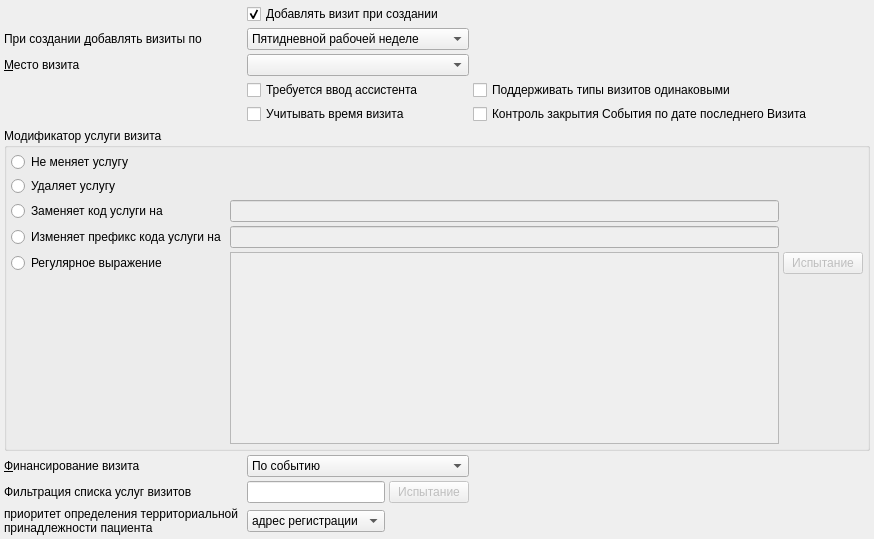
     <widget class="QWidget" name="tabVisits">
      <attribute name="title">
       <string>Визиты</string>
      </attribute>
      <layout class="QGridLayout" name="gridLayout_7">
       <property name="leftMargin">
        <number>4</number>
       </property>
       <property name="topMargin">
        <number>4</number>
       </property>
       <property name="rightMargin">
        <number>4</number>
       </property>
       <property name="bottomMargin">
        <number>4</number>
       </property>
       <property name="spacing">
        <number>4</number>
       </property>
       <item row="9" column="2" colspan="2">
        <widget class="QComboBox" name="cmbVisitFinance">
         <item>
          <property name="text">
           <string>По событию</string>
          </property>
         </item>
         <item>
          <property name="text">
           <string>По врачу</string>
          </property>
         </item>
        </widget>
       </item>
       <item row="9" column="4">
        <spacer name="horizontalSpacer_2">
         <property name="orientation">
          <enum>Qt::Horizontal</enum>
         </property>
         <property name="sizeHint" stdset="0">
          <size>
           <width>397</width>
           <height>20</height>
          </size>
         </property>
        </spacer>
       </item>
       <item row="4" column="0" colspan="2">
        <widget class="QLabel" name="lblScene">
         <property name="text">
          <string>&amp;Место визита</string>
         </property>
         <property name="buddy">
          <cstring>cmbScene</cstring>
         </property>
        </widget>
       </item>
       <item row="8" column="0" colspan="5">
        <widget class="QGroupBox" name="grpVisitServiceModifier">
         <property name="title">
          <string>Модификатор услуги визита</string>
         </property>
         <layout class="QGridLayout" name="gridLayout_5">
          <property name="leftMargin">
           <number>4</number>
          </property>
          <property name="topMargin">
           <number>4</number>
          </property>
          <property name="rightMargin">
           <number>4</number>
          </property>
          <property name="bottomMargin">
           <number>4</number>
          </property>
          <property name="spacing">
           <number>4</number>
          </property>
          <item row="0" column="0">
           <widget class="QRadioButton" name="rbVisitNoModifyService">
            <property name="sizePolicy">
             <sizepolicy hsizetype="Minimum" vsizetype="Fixed">
              <horstretch>0</horstretch>
              <verstretch>0</verstretch>
             </sizepolicy>
            </property>
            <property name="minimumSize">
             <size>
              <width>0</width>
              <height>20</height>
             </size>
            </property>
            <property name="text">
             <string>Не меняет услугу</string>
            </property>
           </widget>
          </item>
          <item row="1" column="0">
           <widget class="QRadioButton" name="rbVisitRemoveService">
            <property name="sizePolicy">
             <sizepolicy hsizetype="Minimum" vsizetype="Fixed">
              <horstretch>0</horstretch>
              <verstretch>0</verstretch>
             </sizepolicy>
            </property>
            <property name="minimumSize">
             <size>
              <width>0</width>
              <height>20</height>
             </size>
            </property>
            <property name="text">
             <string>Удаляет услугу</string>
            </property>
           </widget>
          </item>
          <item row="2" column="0">
           <widget class="QRadioButton" name="rbVisitReplaceService">
            <property name="sizePolicy">
             <sizepolicy hsizetype="Minimum" vsizetype="Fixed">
              <horstretch>0</horstretch>
              <verstretch>0</verstretch>
             </sizepolicy>
            </property>
            <property name="minimumSize">
             <size>
              <width>0</width>
              <height>20</height>
             </size>
            </property>
            <property name="text">
             <string>Заменяет код услуги на</string>
            </property>
           </widget>
          </item>
          <item row="2" column="1">
           <widget class="QLineEdit" name="edtVisitNewServiceName">
            <property name="enabled">
             <bool>false</bool>
            </property>
           </widget>
          </item>
          <item row="3" column="0">
           <widget class="QRadioButton" name="rbVisitModifyService">
            <property name="sizePolicy">
             <sizepolicy hsizetype="Minimum" vsizetype="Fixed">
              <horstretch>0</horstretch>
              <verstretch>0</verstretch>
             </sizepolicy>
            </property>
            <property name="minimumSize">
             <size>
              <width>0</width>
              <height>20</height>
             </size>
            </property>
            <property name="text">
             <string>Изменяет префикс кода услуги на</string>
            </property>
           </widget>
          </item>
          <item row="3" column="1">
           <widget class="QLineEdit" name="edtVisitNewServicePrefix">
            <property name="enabled">
             <bool>false</bool>
            </property>
           </widget>
          </item>
          <item row="4" column="0">
           <widget class="QRadioButton" name="rbVisitModifyByRegExp">
            <property name="sizePolicy">
             <sizepolicy hsizetype="Minimum" vsizetype="Fixed">
              <horstretch>0</horstretch>
              <verstretch>0</verstretch>
             </sizepolicy>
            </property>
            <property name="minimumSize">
             <size>
              <width>0</width>
              <height>20</height>
             </size>
            </property>
            <property name="text">
             <string>Регулярное выражение</string>
            </property>
           </widget>
          </item>
          <item row="4" column="1" rowspan="2">
           <widget class="QPlainTextEdit" name="edtVisitRegExp">
            <property name="enabled">
             <bool>false</bool>
            </property>
            <property name="toolTip">
             <string>&lt;html&gt;&lt;head/&gt;&lt;body&gt;&lt;p&gt;&lt;span style=&quot; font-family:'MS Shell Dlg 2';&quot;&gt;Регулярное выражение задаётся в виде&lt;br/&gt;/&lt;/span&gt;&lt;span style=&quot; font-family:'MS Shell Dlg 2'; font-weight:600;&quot;&gt;искомое&lt;/span&gt;&lt;span style=&quot; font-family:'MS Shell Dlg 2';&quot;&gt;/&lt;/span&gt;&lt;span style=&quot; font-family:'MS Shell Dlg 2'; font-weight:600;&quot;&gt;заменяющее&lt;/span&gt;&lt;span style=&quot; font-family:'MS Shell Dlg 2';&quot;&gt;/&lt;br/&gt;при этом используются регулярные выражения Qt.&lt;/span&gt;&lt;/p&gt;&lt;p&gt;&lt;span style=&quot; font-family:'MS Shell Dlg 2';&quot;&gt;Можно задать несколько выражений, по выражению на строку. В этом случае делаются последовательные попытки замены, после первой успешной замены попытки прекращаются.&lt;/span&gt;&lt;/p&gt;&lt;/body&gt;&lt;/html&gt;</string>
            </property>
           </widget>
          </item>
          <item row="4" column="2">
           <widget class="QPushButton" name="btnVisitRegExpTest">
            <property name="enabled">
             <bool>false</bool>
            </property>
            <property name="sizePolicy">
             <sizepolicy hsizetype="Maximum" vsizetype="Fixed">
              <horstretch>0</horstretch>
              <verstretch>0</verstretch>
             </sizepolicy>
            </property>
            <property name="text">
             <string>Испытание</string>
            </property>
           </widget>
          </item>
          <item row="5" column="0">
           <spacer name="verticalSpacer">
            <property name="orientation">
             <enum>Qt::Vertical</enum>
            </property>
            <property name="sizeHint" stdset="0">
             <size>
              <width>20</width>
              <height>40</height>
             </size>
            </property>
           </spacer>
          </item>
         </layout>
        </widget>
       </item>
       <item row="9" column="0" colspan="2">
        <widget class="QLabel" name="lblVisitFinance">
         <property name="text">
          <string>&amp;Финансирование визита</string>
         </property>
         <property name="buddy">
          <cstring>cmbVisitFinance</cstring>
         </property>
        </widget>
       </item>
       <item row="4" column="2" colspan="2">
        <widget class="CRBComboBox" name="cmbScene">
         <property name="sizeAdjustPolicy">
          <enum>QComboBox::AdjustToMinimumContentsLength</enum>
         </property>
        </widget>
       </item>
       <item row="10" column="0">
        <widget class="QLabel" name="lblVisitServiceFilter">
         <property name="text">
          <string>Фильтрация списка услуг визитов</string>
         </property>
         <property name="buddy">
          <cstring>edtVisitServiceFilter</cstring>
         </property>
        </widget>
       </item>
       <item row="10" column="2">
        <widget class="QLineEdit" name="edtVisitServiceFilter">
         <property name="toolTip">
          <string/>
         </property>
         <property name="statusTip">
          <string/>
         </property>
        </widget>
       </item>
       <item row="10" column="3">
        <widget class="QPushButton" name="btnVisitServiceFilterTest">
         <property name="enabled">
          <bool>false</bool>
         </property>
         <property name="text">
          <string>Испытание</string>
         </property>
        </widget>
       </item>
       <item row="10" column="4">
        <spacer name="horizontalSpacer_8">
         <property name="orientation">
          <enum>Qt::Horizontal</enum>
         </property>
         <property name="sizeHint" stdset="0">
          <size>
           <width>40</width>
           <height>20</height>
          </size>
         </property>
        </spacer>
       </item>
       <item row="5" column="2" colspan="2">
        <widget class="QCheckBox" name="chkHasVisitAssistant">
         <property name="text">
          <string>Требуется ввод ассистента</string>
         </property>
        </widget>
       </item>
       <item row="1" column="2" colspan="2">
        <widget class="QComboBox" name="cmbWeekProfile">
         <item>
          <property name="text">
           <string>Пятидневной рабочей неделе</string>
          </property>
         </item>
         <item>
          <property name="text">
           <string>Шестидневной рабочей неделе</string>
          </property>
         </item>
         <item>
          <property name="text">
           <string>Семидневнной рабочей неделе</string>
          </property>
         </item>
        </widget>
       </item>
       <item row="1" column="0">
        <widget class="QLabel" name="lblWeekProfile">
         <property name="text">
          <string>При создании &amp;добавлять визиты по</string>
         </property>
         <property name="buddy">
          <cstring>cmbWeekProfile</cstring>
         </property>
        </widget>
       </item>
       <item row="0" column="2" colspan="2">
        <widget class="QCheckBox" name="chkAddVisit">
         <property name="text">
          <string>Добавлять визит при создании</string>
         </property>
         <property name="checked">
          <bool>true</bool>
         </property>
        </widget>
       </item>
       <item row="6" column="2" colspan="2">
        <widget class="QCheckBox" name="chkShowVisitTime">
         <property name="text">
          <string>Учитывать время визита</string>
         </property>
        </widget>
       </item>
       <item row="11" column="2">
        <widget class="QComboBox" name="cmbTerritorialBelonging">
         <item>
          <property name="text">
           <string>адрес регистрации</string>
          </property>
         </item>
         <item>
          <property name="text">
           <string>адрес проживания</string>
          </property>
         </item>
         <item>
          <property name="text">
           <string>зона страхования</string>
          </property>
         </item>
        </widget>
       </item>
       <item row="11" column="0">
        <widget class="QLabel" name="lblTerritorialBelonging">
         <property name="text">
          <string>приоритет определения территориальной принадлежности пациента</string>
         </property>
         <property name="wordWrap">
          <bool>true</bool>
         </property>
        </widget>
       </item>
       <item row="11" column="3" colspan="2">
        <spacer name="horizontalSpacer_18">
         <property name="orientation">
          <enum>Qt::Horizontal</enum>
         </property>
         <property name="sizeHint" stdset="0">
          <size>
           <width>40</width>
           <height>20</height>
          </size>
         </property>
        </spacer>
       </item>
       <item row="6" column="4">
        <widget class="QCheckBox" name="chkIsCheckedExecDateForVisit">
         <property name="text">
          <string>Контроль закрытия События по дате последнего Визита</string>
         </property>
        </widget>
       </item>
       <item row="5" column="4">
        <widget class="QCheckBox" name="chkKeepVisitParity">
         <property name="text">
          <string>Поддерживать типы визитов одинаковыми</string>
         </property>
        </widget>
       </item>
      </layout>
     </widget>
